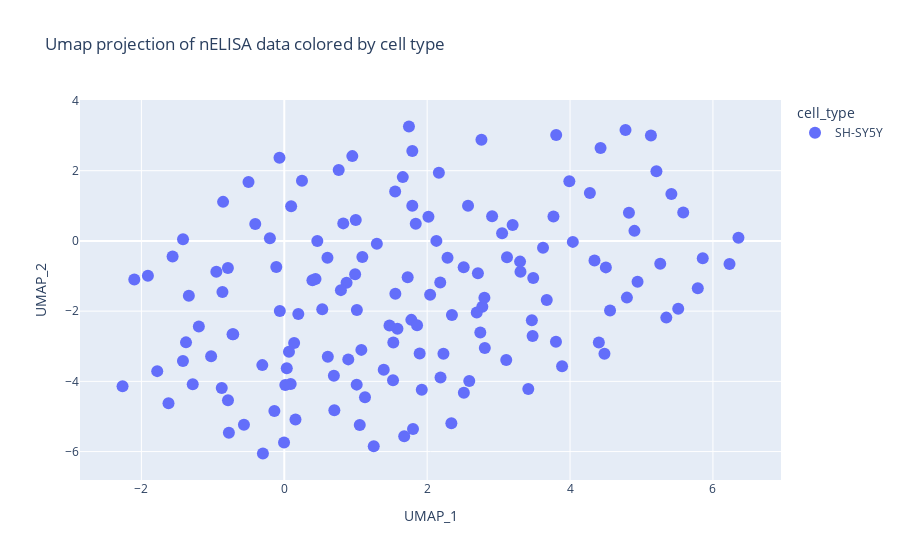
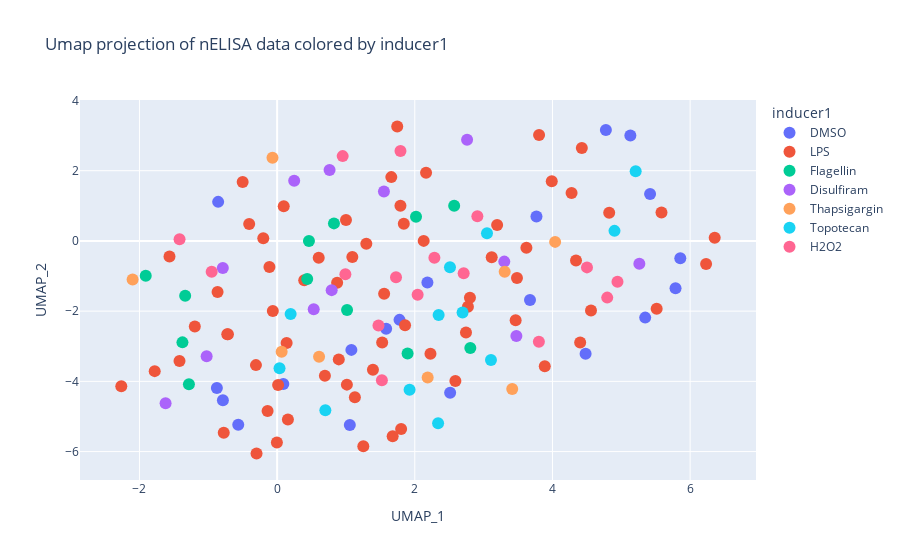
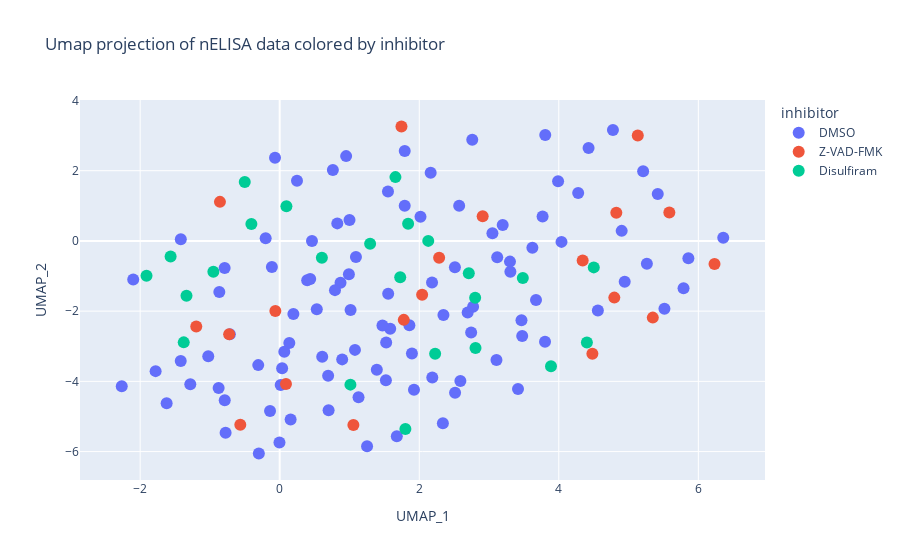
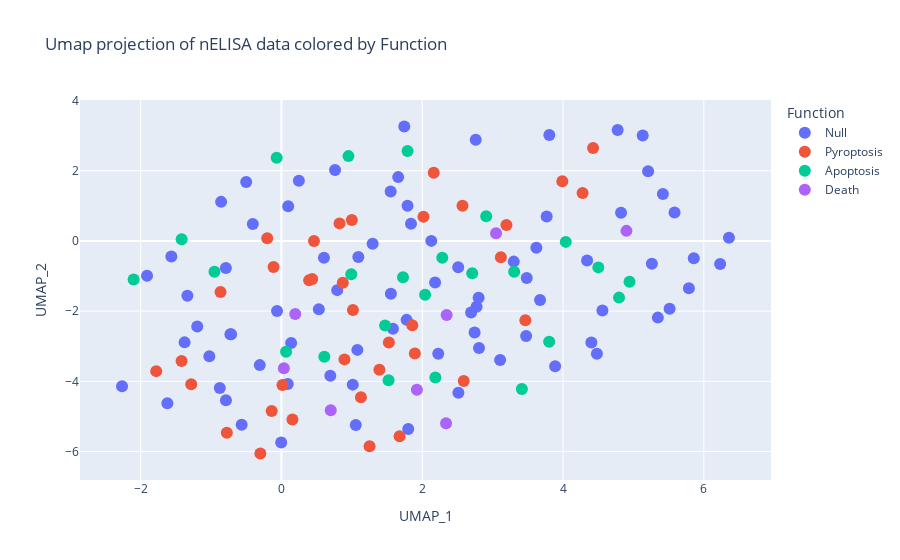

Notebook code for these charts, in order:
### Code cell
nELISA_plate_430420 = nELISA_plate_430420[
    nELISA_plate_430420.columns.drop(list(nELISA_plate_430420.filter(regex="pgML")))
]

col_list = [
    "cell_type",
    "inducer1",
    "inhibitor",
    "Function",
    "inducer1_plus_concentration",
    "inducer1_plus_inhibitor",
    "inducer1_plus_concentration_plus_inhibitor",
]

for col in col_list:
    umap_graph(
        df=nELISA_plate_430420,
        color=f"{col}",
        save_name=f"./figures/nELISA_Normalized_UMAP_{col}",
        title=f"Umap projection of nELISA data colored by {col.replace('_', ' ')}",
    )

### Figure 1 — Plotly figure (JSON) as saved in the notebook; plotly's stock layout.template omitted (floating-point values rounded to 4 significant figures; data arrays with more than 128 entries replaced by an {"elided": "..."} marker saying what was removed)
{"data": [{"hovertemplate": "cell_type=SH-SY5Y<br>umap_1=%{x}<br>umap_2=%{y}<extra></extra>", "legendgroup": "SH-SY5Y", "marker": {"color": "#636efa", "size": 12, "symbol": "circle"}, "mode": "markers", "name": "SH-SY5Y", "orientation": "v", "showlegend": true, "type": "scatter", "x": {"elided": "148 float values"}, "xaxis": "x", "y": {"elided": "148 float values"}, "yaxis": "y"}], "layout": {"legend": {"title": {"text": "cell_type"}, "tracegroupgap": 0}, "title": {"text": "Umap projection of nELISA data colored by cell type"}, "xaxis": {"anchor": "y", "domain": [0, 1], "title": {"text": "UMAP_1"}}, "yaxis": {"anchor": "x", "domain": [0, 1], "title": {"text": "UMAP_2"}}}}

### Figure 2 — Plotly figure (JSON) as saved in the notebook; plotly's stock layout.template omitted (floating-point values rounded to 4 significant figures)
{"data": [{"hovertemplate": "inducer1=DMSO<br>umap_1=%{x}<br>umap_2=%{y}<extra></extra>", "legendgroup": "DMSO", "marker": {"color": "#636efa", "size": 12, "symbol": "circle"}, "mode": "markers", "name": "DMSO", "orientation": "v", "showlegend": true, "type": "scatter", "x": [-0.8755, 1.584, 1.079, -0.7879, 5.132, 1.056, 4.481, 0.08978, -0.8566, 5.347, -0.5648, 1.778, 5.857, 5.418, 4.776, 2.183, 3.674, 3.768, 2.514, 5.788], "xaxis": "x", "y": [-4.189, -2.499, -3.103, -4.535, 3.005, -5.245, -3.215, -4.077, 1.112, -2.185, -5.235, -2.249, -0.496, 1.335, 3.159, -1.181, -1.684, 0.6976, -4.326, -1.348], "yaxis": "y"}, {"hovertemplate": "inducer1=LPS<br>umap_1=%{x}<br>umap_2=%{y}<extra></extra>", "legendgroup": "LPS", "marker": {"color": "#EF553B", "size": 12, "symbol": "circle"}, "mode": "markers", "name": "LPS", "orientation": "v", "showlegend": true, "type": "scatter", "x": [-0.3076, 0.1381, 2.744, -0.7147, 2.772, 5.514, -2.264, 3.622, 3.806, 4.56, 1.093, 6.357, 2.589, 3.99, -0.2013, -0.1118, 2.801, 3.888, -1.564, 0.0961, -0.06235, -0.7243, -1.196, 1.745, 0.394, -0.1386, 2.164, 3.117, 0.6943, -0.003426, 1.792, 1.555, 0.8718, 1.252, 4.427, 1.859, 2.129, 1.296, 0.6043, 1.84, 1.802, 2.228, -0.4061, 4.403, 3.484, 1.013, -0.5008, 1.659, 4.824, 5.584, 6.232, 4.342, 3.196, -0.7754, -1.419, 1.526, 3.465, 1.392, 1.678, -0.8655, 0.01416, -0.2992, 0.8956, -1.778, 0.1567, 1.13, 1.0, 4.278], "xaxis": "x", "y": [-3.537, -2.909, -2.606, -2.661, -1.874, -1.931, -4.142, -0.1918, 3.015, -1.982, -0.4565, 0.08883, -3.988, 1.7, 0.07365, -0.7406, -1.621, -3.568, -0.4434, 0.9903, -1.998, -2.655, -2.435, 3.259, -1.122, -4.845, 1.938, -0.4639, -3.838, -5.741, 0.9994, -1.508, -1.192, -5.847, 2.646, -2.404, 0.001033, -0.079, -0.4795, 0.4871, -5.359, -3.211, 0.482, -2.89, -1.057, -4.093, 1.68, 1.817, 0.8023, 0.8115, -0.6603, -0.5574, 0.4542, -5.461, -3.417, -2.895, -2.259, -3.671, -5.561, -1.452, -4.103, -6.054, -3.374, -3.708, -5.085, -4.45, 0.5938, 1.366], "yaxis": "y"}, {"hovertemplate": "inducer1=Flagellin<br>umap_1=%{x}<br>umap_2=%{y}<extra></extra>", "legendgroup": "Flagellin", "marker": {"color": "#00cc96", "size": 12, "symbol": "circle"}, "mode": "markers", "name": "Flagellin", "orientation": "v", "showlegend": true, "type": "scatter", "x": [0.4625, 1.016, 2.572, 2.018, 1.895, 0.437, -1.282, 0.8255, -1.909, 2.807, -1.336, -1.376], "xaxis": "x", "y": [-0.00351, -1.969, 1.003, 0.6858, -3.206, -1.082, -4.081, 0.4995, -0.994, -3.052, -1.561, -2.889], "yaxis": "y"}, {"hovertemplate": "inducer1=Disulfiram<br>umap_1=%{x}<br>umap_2=%{y}<extra></extra>", "legendgroup": "Disulfiram", "marker": {"color": "#ab63fa", "size": 12, "symbol": "circle"}, "mode": "markers", "name": "Disulfiram", "orientation": "v", "showlegend": true, "type": "scatter", "x": [-1.621, 3.476, 3.3, 2.76, -1.024, 5.262, 0.2477, 1.552, 0.7924, 0.5315, -0.7891, 0.7618], "xaxis": "x", "y": [-4.621, -2.709, -0.5895, 2.882, -3.286, -0.647, 1.714, 1.409, -1.401, -1.943, -0.7694, 2.021], "yaxis": "y"}, {"hovertemplate": "inducer1=Thapsigargin<br>umap_1=%{x}<br>umap_2=%{y}<extra></extra>", "legendgroup": "Thapsigargin", "marker": {"color": "#FFA15A", "size": 12, "symbol": "circle"}, "mode": "markers", "name": "Thapsigargin", "orientation": "v", "showlegend": true, "type": "scatter", "x": [3.306, 0.06579, -2.099, 4.039, -0.06716, 3.415, 2.187, 0.6094], "xaxis": "x", "y": [-0.879, -3.156, -1.099, -0.02746, 2.369, -4.217, -3.887, -3.299], "yaxis": "y"}, {"hovertemplate": "inducer1=Topotecan<br>umap_1=%{x}<br>umap_2=%{y}<extra></extra>", "legendgroup": "Topotecan", "marker": {"color": "#19d3f3", "size": 12, "symbol": "circle"}, "mode": "markers", "name": "Topotecan", "orientation": "v", "showlegend": true, "type": "scatter", "x": [2.339, 3.049, 1.924, 0.7006, 2.347, 0.1961, 4.901, 0.03483, 2.511, 2.694, 5.209, 3.107], "xaxis": "x", "y": [-5.193, 0.2214, -4.237, -4.824, -2.111, -2.082, 0.2861, -3.627, -0.7501, -2.041, 1.986, -3.389], "yaxis": "y"}, {"hovertemplate": "inducer1=H2O2<br>umap_1=%{x}<br>umap_2=%{y}<extra></extra>", "legendgroup": "H2O2", "marker": {"color": "#FF6692", "size": 12, "symbol": "circle"}, "mode": "markers", "name": "H2O2", "orientation": "v", "showlegend": true, "type": "scatter", "x": [0.9521, 3.803, -1.417, 1.792, 1.473, 1.522, 4.945, 0.9916, 2.71, 1.727, 4.501, -0.9509, 4.796, 2.041, 2.909, 2.285], "xaxis": "x", "y": [2.415, -2.869, 0.04597, 2.564, -2.406, -3.969, -1.165, -0.9482, -0.9208, -1.037, -0.7537, -0.881, -1.615, -1.532, 0.7055, -0.4787], "yaxis": "y"}], "layout": {"legend": {"title": {"text": "inducer1"}, "tracegroupgap": 0}, "title": {"text": "Umap projection of nELISA data colored by inducer1"}, "xaxis": {"anchor": "y", "domain": [0, 1], "title": {"text": "UMAP_1"}}, "yaxis": {"anchor": "x", "domain": [0, 1], "title": {"text": "UMAP_2"}}}}

### Figure 3 — Plotly figure (JSON) as saved in the notebook; plotly's stock layout.template omitted (floating-point values rounded to 4 significant figures)
{"data": [{"hovertemplate": "inhibitor=DMSO<br>umap_1=%{x}<br>umap_2=%{y}<extra></extra>", "legendgroup": "DMSO", "marker": {"color": "#636efa", "size": 12, "symbol": "circle"}, "mode": "markers", "name": "DMSO", "orientation": "v", "showlegend": true, "type": "scatter", "x": [-0.8755, 1.584, 1.079, -0.7879, 5.857, 5.418, 4.776, 2.183, 3.674, 3.768, 2.514, 5.788, -0.3076, 0.1381, 2.744, -0.7147, 2.772, 5.514, -2.264, 3.622, 0.4625, 1.016, 2.572, 2.018, -1.621, 3.476, 3.3, 2.76, 3.806, 4.56, 1.093, 6.357, 2.589, 3.99, -0.2013, -0.1118, 0.394, -0.1386, 2.164, 3.117, 0.6943, -0.003426, 1.792, 1.555, 1.895, 0.437, -1.282, 0.8255, 3.306, 0.06579, -2.099, 4.039, -1.024, 5.262, 0.2477, 1.552, 2.339, 3.049, 1.924, 0.7006, 0.8718, 1.252, 4.427, 1.859, -0.06716, 3.415, 2.187, 0.6094, 0.9521, 3.803, -1.417, 1.792, 1.473, 1.522, 4.945, 0.9916, 3.196, -0.7754, -1.419, 1.526, 3.465, 1.392, 1.678, -0.8655, 0.01416, -0.2992, 0.8956, -1.778, 0.1567, 1.13, 1.0, 4.278, 0.7924, 0.5315, -0.7891, 0.7618, 2.347, 0.1961, 4.901, 0.03483, 2.511, 2.694, 5.209, 3.107], "xaxis": "x", "y": [-4.189, -2.499, -3.103, -4.535, -0.496, 1.335, 3.159, -1.181, -1.684, 0.6976, -4.326, -1.348, -3.537, -2.909, -2.606, -2.661, -1.874, -1.931, -4.142, -0.1918, -0.00351, -1.969, 1.003, 0.6858, -4.621, -2.709, -0.5895, 2.882, 3.015, -1.982, -0.4565, 0.08883, -3.988, 1.7, 0.07365, -0.7406, -1.122, -4.845, 1.938, -0.4639, -3.838, -5.741, 0.9994, -1.508, -3.206, -1.082, -4.081, 0.4995, -0.879, -3.156, -1.099, -0.02746, -3.286, -0.647, 1.714, 1.409, -5.193, 0.2214, -4.237, -4.824, -1.192, -5.847, 2.646, -2.404, 2.369, -4.217, -3.887, -3.299, 2.415, -2.869, 0.04597, 2.564, -2.406, -3.969, -1.165, -0.9482, 0.4542, -5.461, -3.417, -2.895, -2.259, -3.671, -5.561, -1.452, -4.103, -6.054, -3.374, -3.708, -5.085, -4.45, 0.5938, 1.366, -1.401, -1.943, -0.7694, 2.021, -2.111, -2.082, 0.2861, -3.627, -0.7501, -2.041, 1.986, -3.389], "yaxis": "y"}, {"hovertemplate": "inhibitor=Z-VAD-FMK<br>umap_1=%{x}<br>umap_2=%{y}<extra></extra>", "legendgroup": "Z-VAD-FMK", "marker": {"color": "#EF553B", "size": 12, "symbol": "circle"}, "mode": "markers", "name": "Z-VAD-FMK", "orientation": "v", "showlegend": true, "type": "scatter", "x": [5.132, 1.056, 4.481, 0.08978, -0.8566, 5.347, -0.5648, 1.778, -0.06235, -0.7243, -1.196, 1.745, 4.824, 5.584, 6.232, 4.342, 4.796, 2.041, 2.909, 2.285], "xaxis": "x", "y": [3.005, -5.245, -3.215, -4.077, 1.112, -2.185, -5.235, -2.249, -1.998, -2.655, -2.435, 3.259, 0.8023, 0.8115, -0.6603, -0.5574, -1.615, -1.532, 0.7055, -0.4787], "yaxis": "y"}, {"hovertemplate": "inhibitor=Disulfiram<br>umap_1=%{x}<br>umap_2=%{y}<extra></extra>", "legendgroup": "Disulfiram", "marker": {"color": "#00cc96", "size": 12, "symbol": "circle"}, "mode": "markers", "name": "Disulfiram", "orientation": "v", "showlegend": true, "type": "scatter", "x": [2.801, 3.888, -1.564, 0.0961, -1.909, 2.807, -1.336, -1.376, 2.129, 1.296, 0.6043, 1.84, 1.802, 2.228, -0.4061, 4.403, 3.484, 1.013, -0.5008, 1.659, 2.71, 1.727, 4.501, -0.9509], "xaxis": "x", "y": [-1.621, -3.568, -0.4434, 0.9903, -0.994, -3.052, -1.561, -2.889, 0.001033, -0.079, -0.4795, 0.4871, -5.359, -3.211, 0.482, -2.89, -1.057, -4.093, 1.68, 1.817, -0.9208, -1.037, -0.7537, -0.881], "yaxis": "y"}], "layout": {"legend": {"title": {"text": "inhibitor"}, "tracegroupgap": 0}, "title": {"text": "Umap projection of nELISA data colored by inhibitor"}, "xaxis": {"anchor": "y", "domain": [0, 1], "title": {"text": "UMAP_1"}}, "yaxis": {"anchor": "x", "domain": [0, 1], "title": {"text": "UMAP_2"}}}}

### Figure 4 — Plotly figure (JSON) as saved in the notebook; plotly's stock layout.template omitted (floating-point values rounded to 4 significant figures)
{"data": [{"hovertemplate": "Function=Null<br>umap_1=%{x}<br>umap_2=%{y}<extra></extra>", "legendgroup": "Null", "marker": {"color": "#636efa", "size": 12, "symbol": "circle"}, "mode": "markers", "name": "Null", "orientation": "v", "showlegend": true, "type": "scatter", "x": [-0.8755, 1.584, 1.079, -0.7879, 5.132, 1.056, 4.481, 0.08978, -0.8566, 5.347, -0.5648, 1.778, 5.857, 5.418, 4.776, 2.183, 3.674, 3.768, 2.514, 5.788, -0.3076, 0.1381, 2.744, -0.7147, 2.772, 5.514, -2.264, 3.622, -1.621, 3.476, 3.3, 2.76, 3.806, 4.56, 1.093, 6.357, 2.801, 3.888, -1.564, 0.0961, -0.06235, -0.7243, -1.196, 1.745, 0.6943, -0.003426, 1.792, 1.555, -1.909, 2.807, -1.336, -1.376, -1.024, 5.262, 0.2477, 1.552, 2.129, 1.296, 0.6043, 1.84, 1.802, 2.228, -0.4061, 4.403, 3.484, 1.013, -0.5008, 1.659, 4.824, 5.584, 6.232, 4.342, 0.7924, 0.5315, -0.7891, 0.7618, 2.511, 2.694, 5.209, 3.107], "xaxis": "x", "y": [-4.189, -2.499, -3.103, -4.535, 3.005, -5.245, -3.215, -4.077, 1.112, -2.185, -5.235, -2.249, -0.496, 1.335, 3.159, -1.181, -1.684, 0.6976, -4.326, -1.348, -3.537, -2.909, -2.606, -2.661, -1.874, -1.931, -4.142, -0.1918, -4.621, -2.709, -0.5895, 2.882, 3.015, -1.982, -0.4565, 0.08883, -1.621, -3.568, -0.4434, 0.9903, -1.998, -2.655, -2.435, 3.259, -3.838, -5.741, 0.9994, -1.508, -0.994, -3.052, -1.561, -2.889, -3.286, -0.647, 1.714, 1.409, 0.001033, -0.079, -0.4795, 0.4871, -5.359, -3.211, 0.482, -2.89, -1.057, -4.093, 1.68, 1.817, 0.8023, 0.8115, -0.6603, -0.5574, -1.401, -1.943, -0.7694, 2.021, -0.7501, -2.041, 1.986, -3.389], "yaxis": "y"}, {"hovertemplate": "Function=Pyroptosis<br>umap_1=%{x}<br>umap_2=%{y}<extra></extra>", "legendgroup": "Pyroptosis", "marker": {"color": "#EF553B", "size": 12, "symbol": "circle"}, "mode": "markers", "name": "Pyroptosis", "orientation": "v", "showlegend": true, "type": "scatter", "x": [0.4625, 1.016, 2.572, 2.018, 2.589, 3.99, -0.2013, -0.1118, 0.394, -0.1386, 2.164, 3.117, 1.895, 0.437, -1.282, 0.8255, 0.8718, 1.252, 4.427, 1.859, 3.196, -0.7754, -1.419, 1.526, 3.465, 1.392, 1.678, -0.8655, 0.01416, -0.2992, 0.8956, -1.778, 0.1567, 1.13, 1.0, 4.278], "xaxis": "x", "y": [-0.00351, -1.969, 1.003, 0.6858, -3.988, 1.7, 0.07365, -0.7406, -1.122, -4.845, 1.938, -0.4639, -3.206, -1.082, -4.081, 0.4995, -1.192, -5.847, 2.646, -2.404, 0.4542, -5.461, -3.417, -2.895, -2.259, -3.671, -5.561, -1.452, -4.103, -6.054, -3.374, -3.708, -5.085, -4.45, 0.5938, 1.366], "yaxis": "y"}, {"hovertemplate": "Function=Apoptosis<br>umap_1=%{x}<br>umap_2=%{y}<extra></extra>", "legendgroup": "Apoptosis", "marker": {"color": "#00cc96", "size": 12, "symbol": "circle"}, "mode": "markers", "name": "Apoptosis", "orientation": "v", "showlegend": true, "type": "scatter", "x": [3.306, 0.06579, -2.099, 4.039, -0.06716, 3.415, 2.187, 0.6094, 0.9521, 3.803, -1.417, 1.792, 1.473, 1.522, 4.945, 0.9916, 2.71, 1.727, 4.501, -0.9509, 4.796, 2.041, 2.909, 2.285], "xaxis": "x", "y": [-0.879, -3.156, -1.099, -0.02746, 2.369, -4.217, -3.887, -3.299, 2.415, -2.869, 0.04597, 2.564, -2.406, -3.969, -1.165, -0.9482, -0.9208, -1.037, -0.7537, -0.881, -1.615, -1.532, 0.7055, -0.4787], "yaxis": "y"}, {"hovertemplate": "Function=Death<br>umap_1=%{x}<br>umap_2=%{y}<extra></extra>", "legendgroup": "Death", "marker": {"color": "#ab63fa", "size": 12, "symbol": "circle"}, "mode": "markers", "name": "Death", "orientation": "v", "showlegend": true, "type": "scatter", "x": [2.339, 3.049, 1.924, 0.7006, 2.347, 0.1961, 4.901, 0.03483], "xaxis": "x", "y": [-5.193, 0.2214, -4.237, -4.824, -2.111, -2.082, 0.2861, -3.627], "yaxis": "y"}], "layout": {"legend": {"title": {"text": "Function"}, "tracegroupgap": 0}, "title": {"text": "Umap projection of nELISA data colored by Function"}, "xaxis": {"anchor": "y", "domain": [0, 1], "title": {"text": "UMAP_1"}}, "yaxis": {"anchor": "x", "domain": [0, 1], "title": {"text": "UMAP_2"}}}}
